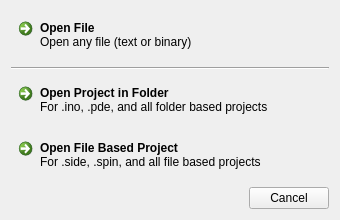
<?xml version="1.0" encoding="UTF-8"?>
<ui version="4.0">
 <class>OpenFileOrProjectDialog</class>
 <widget class="QDialog" name="OpenFileOrProjectDialog">
  <property name="geometry">
   <rect>
    <x>0</x>
    <y>0</y>
    <width>340</width>
    <height>220</height>
   </rect>
  </property>
  <property name="minimumSize">
   <size>
    <width>340</width>
    <height>220</height>
   </size>
  </property>
  <property name="windowTitle">
   <string>Open File or Project</string>
  </property>
  <layout class="QGridLayout" name="gridLayout">
   <property name="sizeConstraint">
    <enum>QLayout::SetMinimumSize</enum>
   </property>
   <item row="0" column="0">
    <widget class="QCommandLinkButton" name="openFileButton">
     <property name="text">
      <string>Open File</string>
     </property>
     <property name="description">
      <string>Open any file (text or binary)</string>
     </property>
    </widget>
   </item>
   <item row="1" column="0">
    <widget class="Line" name="line">
     <property name="orientation">
      <enum>Qt::Horizontal</enum>
     </property>
    </widget>
   </item>
   <item row="2" column="0">
    <widget class="QCommandLinkButton" name="openProjectButton">
     <property name="text">
      <string>Open Project in Folder</string>
     </property>
     <property name="description">
      <string>For .ino, .pde, and all folder based projects</string>
     </property>
    </widget>
   </item>
   <item row="3" column="0">
    <widget class="QCommandLinkButton" name="openProjectFileButton">
     <property name="text">
      <string>Open File Based Project</string>
     </property>
     <property name="description">
      <string>For .side, .spin, and all file based projects</string>
     </property>
    </widget>
   </item>
   <item row="4" column="0">
    <widget class="QDialogButtonBox" name="buttonBox">
     <property name="standardButtons">
      <set>QDialogButtonBox::Cancel</set>
     </property>
    </widget>
   </item>
  </layout>
 </widget>
 <resources/>
 <connections>
  <connection>
   <sender>buttonBox</sender>
   <signal>accepted()</signal>
   <receiver>OpenFileOrProjectDialog</receiver>
   <slot>accept()</slot>
  </connection>
  <connection>
   <sender>buttonBox</sender>
   <signal>rejected()</signal>
   <receiver>OpenFileOrProjectDialog</receiver>
   <slot>reject()</slot>
  </connection>
 </connections>
</ui>
